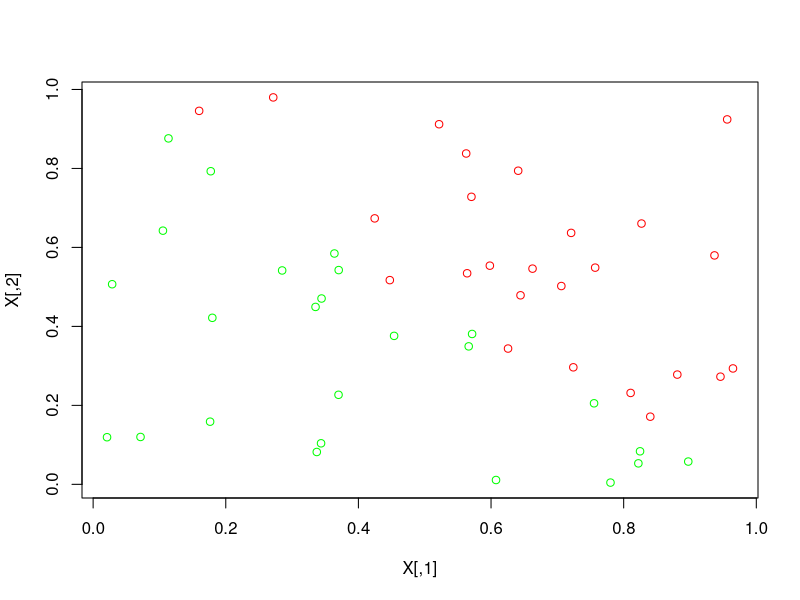

Recreate this plot in R. (Note: this script raises an error after producing the figure.)
generate_points <- function(N, include_func, direction, B_N, B_P) {
    # Create set of 2D points, with binary categorisation split
    # fuzzily either side of 2 2D decision boundary.
    points = matrix(nrow=0, ncol=2)
    while(dim(points)[1] < N)
    {
        P = c(runif(1), runif(1))
        signed_dist = (B_N %*% (P - B_P))[1]
        include_prob = include_func(signed_dist, direction)
        if(runif(1) > include_prob)
            next
        points = rbind(points, P)
    }
    return(points)
}

include_func <- function(signed_dist, direction) {
    # Given a signed distance value from the decision boundary,
    # return whether point is included
    include_prob = 0.5 * (10 * direction * signed_dist + 1)
    include_prob = pmax(pmin(include_prob, 1.0), 0.0)
    include_prob = include_prob ^ 1
    include_prob
}

create_data <- function(N, B_P, B_D) {
    # Create 2D points data, with binary classification indicator
    # and corresponding display color
    B_N = c(-1.0 * B_D[2], B_D[1])

    set_A = generate_points(N/2, include_func, 1.0, B_N, B_P)
    set_B = generate_points(N/2, include_func, -1.0, B_N, B_P)
    X0 = rbind(set_A, set_B)
    Y0 = c(rep(-1, N/2), rep(1, N/2))

    indices0 = rep(0, N)
    for(i in 1:N)
        indices0[i] = i

    indices = sample(indices0, replace=FALSE)

    data = matrix(nrow=0, ncol=4)

    for(i in 1:N)
    {
        if(Y0[indices[i]] == 1)
            col = "red"
        else
            col = "green"
        data = rbind(data, c(X0[indices[i],], Y0[indices[i]], col))
    }
    return(data)
}

objective_function <- function(X, Y, DELTAS){
    # The objective function of the SVM optimisation.
    tmp = 0
    for(i in 1:N)
    {
        for(k in 1:N)
        {
            tmp = tmp + DELTAS[i] * DELTAS[k] * Y[i] * Y[k] * as.numeric(X[i,] %*% X[k,])
        }
    }

    sum(DELTAS) - 0.5 * tmp
}

objective_reduced <- function(X, Y, ZETA, DELTAS, i1, i2) {
    # Determine the values of the 2 indicated variables which maximise
    # the objective function when all other variables are held constant 
    d1_lin = 0.0
    d2_lin = 0.0
    d1_quad = 0.0
    d2_quad = 0.0
    cross_quad = 0.0
    const = 0.0

    for(i in 1:N)
    {
        for(k in 1:N)
        {
            if((i == i1)&&(k == i1))
                d1_quad = d1_quad - 0.5 * (Y[i] * Y[k] * as.numeric(X[i,] %*% X[k,]))
                next
            if((i == i1)&&(k == i2))
                cross_quad = cross_quad - 0.5 * ( Y[i] * Y[k] * as.numeric(X[i,] %*% X[k,]))
                next
            if((i == i2)&&(k == i1))
                cross_quad = cross_quad - 0.5 * (Y[i] * Y[k] * as.numeric(X[i,] %*% X[k,]))
                next
            if((i == i2)&&(k == i2))
                d2_quad = d2_quad - 0.5 * ( Y[i] * Y[k] * as.numeric(X[i,] %*% X[k,]))
                next

            if((i == i1)||(k == i1))
                d1_lin = d1_lin - 0.5 * (Y[i] * Y[k] * as.numeric(X[i,] %*% X[k,]))
                next
            if((i == i2)||(k == i2))
                d2_lin = d2_lin - 0.5 * (Y[i] * Y[k] * as.numeric(X[i,] %*% X[k,]))
                next

            const = const - 0.5 * (DELTAS[i] * DELTAS[k] * Y[i] * Y[k] * as.numeric(X[i,] %*% X[k,]))
        }
    }

    c = const
    for(i in 1:N)
    {
        if((i == i1)||(i == i2))
            next
        c = c + DELTAS[i]
    }

    b = d2_lin - Y[i1] * Y[i2] * d1_lin - d1_quad * Y[i1]^2 * 2 * ZETA * Y[i2] + cross_quad * Y[i1] * ZETA + 1 - Y[i1]*Y[i2]
    a = d2_quad + d1_quad * Y[i1]^2 * Y[i2]^2 - cross_quad * Y[i1] * Y[i2]

    c(a, b, c)
}

# 40 points
N = 50

# Linear decision boundary
B_P = c(1.0, 0.0)
B_D = c(-1.0, 1.0)

# Generate data
data = create_data(N, B_P, B_D)

# Unpack & display data
X = cbind(as.numeric(data[,1]), as.numeric(data[,2]))
Y = as.numeric(data[,3])
cols = data[,4]
plot(X, col=cols)


optimise_simple <- function(C) {
    DELTAS = rep(0, N)
    #runif(N) * C
    epsilon = 0.0001
    diff = 0.01 * C
    
    while(1)
    {
        val = objective_function(X, Y, DELTAS)
        cat("\n", val, " (", Y %*% DELTAS, ")\n")

        for(i in 1:N)
        {
            i1 = as.integer(runif(1) * N)
            i2 = as.integer(runif(1) * N)

            diff1 = (runif(1) - 0.5) * diff

            DELTAS_TENTATIVE = DELTAS
            DELTAS_TENTATIVE[i1] = DELTAS[i1] - diff1
            if(objective_function(X, Y, DELTAS_TENTATIVE) <= val)
                DELTAS_TENTATIVE[i1] = DELTAS[i1] + diff1
            if(objective_function(X, Y, DELTAS_TENTATIVE) <= val)
                next

            DELTAS_TENTATIVE[i1] = min(max(DELTAS_TENTATIVE[i1], 0.0), C)

            constraint_sum = as.numeric(DELTAS_TENTATIVE %*% Y)

            DELTAS_TENTATIVE[i2] = DELTAS_TENTATIVE[i2] - Y[i2] * constraint_sum

            DELTAS = DELTAS_TENTATIVE
        }

        val_new = objective_function(X, Y, DELTAS)
        print(val_new)
    }

    return(DELTAS)
}

optimise_simple_with_constraints <- function(C) {
    DELTAS = runif(N) * C
    epsilon = 0.0001
    diff = 0.01 * C

    while(1)
    {
        val = objective_function(X, Y, DELTAS)
        cat(val, " (", Y %*% DELTAS, ")\n")
        
        for(i in 1:N)
        {
            i1 = as.integer(runif(1) * N) + 1
            i2 = as.integer(runif(1) * N) + 1

            ZETA = 0.0
            for(j in 1:N)
            {
                if(j == i1 || j == i2)
                    next
                ZETA = ZETA - DELTAS[j] * Y[j]
            }

            diff1 = runif(1) * diff
            DELTAS_TENTATIVE = DELTAS
            DELTAS_TENTATIVE[i1] = DELTAS[i1] + diff1
            DELTAS_TENTATIVE[i1] = max(min(DELTAS_TENTATIVE[i1], C), 0.0)
            if(objective_function(X, Y, DELTAS_TENTATIVE) < val)
            {
                DELTAS_TENTATIVE[i1] = DELTAS[i1] - diff1
                DELTAS_TENTATIVE[i1] = max(min(DELTAS_TENTATIVE[i1], C), 0.0)
            }
            
            DELTAS_TENTATIVE[i2] = Y[i2]*(ZETA - DELTAS_TENTATIVE[i1]*Y[i1])
            DELTAS_TENTATIVE[i2] = max(min(DELTAS_TENTATIVE[i2], C), 0.0)
            if(objective_function(X, Y, DELTAS_TENTATIVE) > val)
                DELTAS = DELTAS_TENTATIVE
        }

        val_new = objective_function(X, Y, DELTAS)
        if(abs(val - val_new) < epsilon)
            break
    }

    return(DELTAS)
}


force_constraints <- function(d1, ZETA, y1, y2, C)
{
    intersections = matrix(nrow=4, ncol=2, c(0, 0, 0, 0, 0, 0, 0, 0))
    indices = c()

    # left
    tmp = y2 * ZETA
    if((tmp >= 0.0)&&(tmp <= C))
    {
        intersections[1,] = c(0.0, tmp)
        indices = append(indices, 1)
    }

    # right
    tmp = y2 * ZETA - C * y1 * y2
    if((tmp >= 0.0)&&(tmp <= C))
    {
        intersections[2,] = c(C, tmp)
        indices = append(indices, 2)
    }

    # bottom
    y1_ = y1
    if(y1_ == 0)
        y1 = 0.00001
    tmp = ZETA / y1_
    if((tmp >= 0.0)&&(tmp <= C))
    {
        intersections[3,] = c(tmp, 0.0)
        indices = append(indices, 3)
    }

    # top
    y1y2_ = y1 * y2
    if(y1y2_ == 0)
        y1y2_ = 0.00001
    tmp = (y2* ZETA - C) / y1y2_
    {
    if((tmp >= 0.0)&&(tmp <= C))
        intersections[4,] = c(tmp, C)
        indices = append(indices, 4)
    }

    if(length(indices) == 0)
        return(NULL)

    else
    {
        dist1 = abs(intersections[indices[1],][1] - d1)
        dist2 = abs(intersections[indices[2],][1] - d1)
        if(dist1 < dist2)
            return(intersections[indices[1],])
        return(intersections[indices[2],])
    }
}

soft_constrain <- function(DELTAS, i1, i2, a, b, c, ZETA, C, val)
{
    OLD1 = DELTAS[i1]
    OLD2 = DELTAS[i2]

    inner = b^2 - 4 * a * c
    if(inner < 0)
        return(DELTAS)

    d2 = (-1.0 * b + sqrt(inner) ) / (2.0 * a)
    d2 = max(d2, 0.0)
    sol_01_d2 = min(d2, C)
    sol_01_d1 = Y[i1]*(ZETA - d2*Y[i2])
    DELTAS[i1] = sol_01_d1
    DELTAS[i2] = sol_01_d2
    val_new_01 = objective_function(X, Y, DELTAS)

    d2 = (-1.0 * b - sqrt(inner) ) / (2.0 * a)
    d2 = max(d2, 0.0)
    sol_02_d2 = min(d2, C)
    sol_02_d1 = Y[i1]*(ZETA - d2*Y[i2])
    DELTAS[i1] = sol_02_d1
    DELTAS[i2] = sol_02_d2
    val_new_02 = objective_function(X, Y, DELTAS)

    if(max(val_new_01, val_new_02) > val)
    {
        if(val_new_01 > val_new_02)
        {
            DELTAS[i1] = sol_01_d1
            DELTAS[i2] = sol_01_d2
        }
        else
        {
            DELTAS[i1] = sol_02_d1
            DELTAS[i2] = sol_02_d2
        }
    }
    else
    {
        DELTAS[i1] = OLD1
        DELTAS[i2] = OLD2
    }
    return(DELTAS)
}


hard_constrain <- function(DELTAS, i1, i2, a, b, c, ZETA, C, val)
{
    OLD1 = DELTAS[i1]
    OLD2 = DELTAS[i2]

    inner = b^2 - 4 * a * c
    if(inner < 0)
        return(DELTAS)
    d2 = (-1.0 * b + sqrt(inner) ) / (2.0 * a)
    tmp = force_constraints(d2, ZETA, Y[i2], Y[i1], C)
    if(is.null(tmp))
        next
    DELTAS[i1] = tmp[2]
    DELTAS[i2] = tmp[1]
    val_new = objective_function(X, Y, DELTAS)
    if(val_new <= val)
    {
        DELTAS[i1] = OLD1
        DELTAS[i2] = OLD2
    }
    return(DELTAS)
}     


optimise_SOM <- function(C) {
    DELTAS = rep(0, N)
    epsilon = 0.0001
    diff = 0.05

    iter = 0

    while(1)
    {
        val = objective_function(X, Y, DELTAS)
        cat(val, " (", Y %*% DELTAS, ")\n")

        indices = sample(1:N)

        for(half in 0:(N/2 - 1))
        {
            i1 = indices[half * 2 + 1]
            i2 = indices[half * 2 + 2]

            ZETA = DELTAS[i1] * Y[i1] + DELTAS[i2] * Y[i2]

            tmp = objective_reduced(X, Y, ZETA, DELTAS, i1, i2)
            DELTAS = soft_constrain(DELTAS, i1, i2, tmp[1], tmp[2], tmp[3], ZETA, C, val)
        }

        val_new = objective_function(X, Y, DELTAS)
        if(abs(val - val_new) < epsilon)
            break

        #iter = iter + 1
        #if(iter == 100)
        #   break
    }

    return(DELTAS)
}

# Solve the SVM
DELTAS = optimise_simple(C)

# Display the data again, with support vectors highlighted
# in blue.
cols2 = cols
for(i in 1:N)
{
    if(DELTAS[i] != 0.0)
        cols2[i] = "blue"
}
plot(X, col=cols2)


# Compute the decision boundary vector from the support vector values
B = c(0, 0)
for(i in 1:N)
{
    if(DELTAS[i] != 0.0)
        B = B + DELTAS[i] * X[i,] * Y[i]
}

for(i in 1:N)
{
    if(DELTAS[i] == 0)
        next

    ri = C - DELTAS[i]
    if(ri != 0.0)
    {
        B0 <<- Y[i] - as.numeric(B %*% X[i,])
        break
    }
}

decision_boundary_function <- function(x) {
    # Decision boundary line as an x/y function
    (-B0 - B[1]*x) / B[2]
}

# Plot the decision boundary
curve(decision_boundary_function, add=TRUE)
